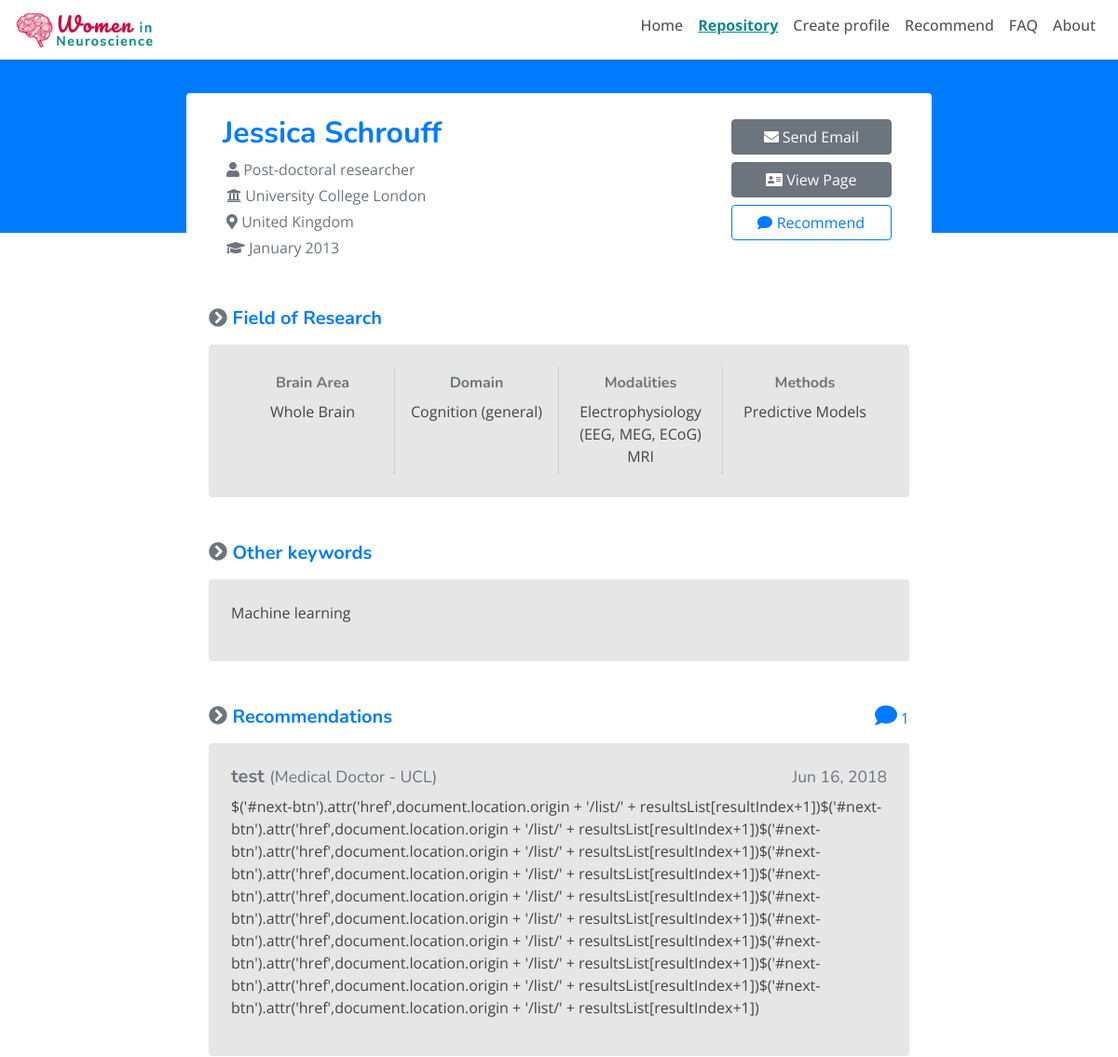
The page /list/10037/ (upper part) on the database as committed earlier.
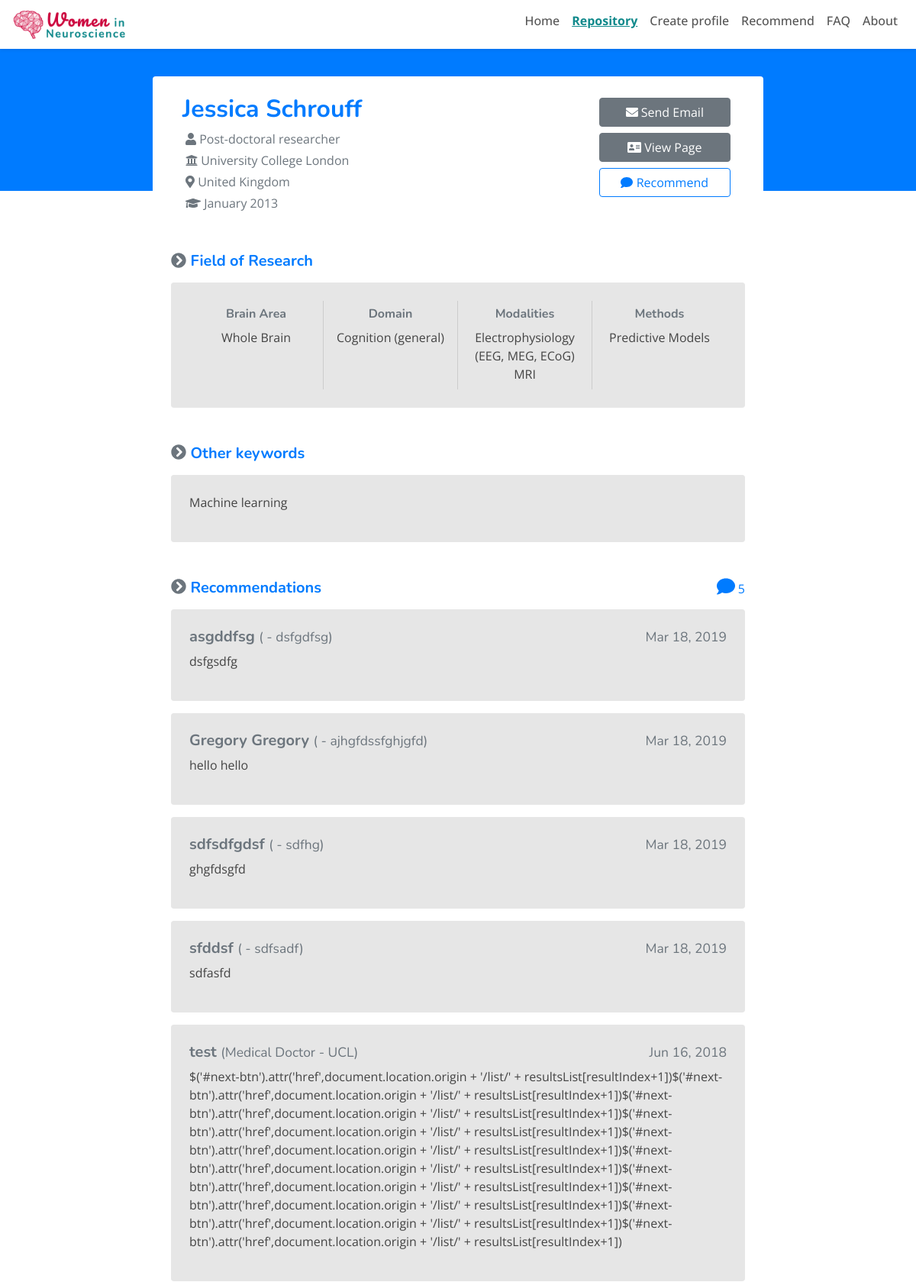
The same page on the database as committed later.
### profiles/models.py (models this page shows, shortened)
class Profile(models.Model):
    PHD = 'PhD student'
    MDR = 'Medical Doctor'
    PDR = 'Post-doctoral researcher'
    SRE = 'Senior researcher/ scientist'
    LEC = 'Lecturer'
    ATP = 'Assistant Professor'
    ACP = 'Associate Professor'
    PRF = 'Professor'
    DIR = 'Group leader/ Director/ Head of Department'
    POSITION_CHOICES = (
        (PHD, 'PhD student'),
        (MDR, 'Medical Doctor'),
        (PDR, 'Post-doctoral researcher'),
        (SRE, 'Senior researcher/ scientist'),
        (LEC, 'Lecturer'),
        (ATP, 'Assistant Professor'),
        (ACP, 'Associate Professor'),
        (PRF, 'Professor'),
        (DIR, 'Group leader/ Director/ Head of Department')
    )
    MONTHS_CHOICES = (
        ('01', 'January'),
        ('02', 'February'),
        ('03', 'March'),
        ('04', 'April'),
        ('05', 'May'),
        ('06', 'June'),
        ('07', 'July'),
        ('08', 'August'),
        ('09', 'September'),
        ('10', 'October'),
        ('11', 'November'),
        ('12', 'December')
    )
    STRUCTURE_CHOICES = (
        ('N', 'Neuron'),
        ('L', 'Layer'),
        ('C', 'Column'),
        ('R', 'Region'),
        ('W', 'Whole Brain')
    )
    MODALITIES_CHOICES = (
        ('EP', 'Electrophysiology (EEG, MEG, ECoG)'),
        ('OE', 'Other electrophysiology'),
        ('MR', 'MRI'),
        ('PE', 'PET'),
        ('DT', 'DTI'),
        ('BH', 'Behavioural'),
        ('ET', 'Eye Tracking'),
        ('BS', 'Brain Stimulation'),
        ('GT', 'Genetics'),
        ('FN', 'fNIRS'),
        ('LE','Lesions and Inactivations'),
    )
    METHODS_CHOICES = (
        ('UV', 'Univariate'),
        ('MV', 'Multivariate'),
        ('PM', 'Predictive Models'),
        ('DC', 'DCM'),
        ('CT', 'Connectivity'),
        ('CM', 'Computational Modeling'),
        ('AM', 'Animal Models')
    )
    DOMAINS_CHOICES = (
        ('CG', 'Cognition (general)'),
        ('MM', 'Memory'),
        ('SS', 'Sensory systems'),
        ('MO', 'Motor Systems'),
        ('LG', 'Language'),
        ('EM', 'Emotion'),
        ('PN', 'Pain'),
        ('LE', 'Learning'),
        ('AT', 'Attention'),
        ('DE', 'Decision Making'),
        ('DV', 'Developmental'),
        ('SL', 'Sleep'),
        ('CN', 'Consciousness'),
        ('CL', 'Clinical (general)'),
        ('DM', 'Dementia'),
        ('PK', 'Parkinson'),
        ('DD', 'Other degenerative diseases'),
        ('PS', 'Psychiatry'),
        ('AD', 'Addiction'),
        ('ON', 'Oncology'),
        ('EV', 'Evolutionary'),
        ('CM', 'Cellular and Molecular'),
        ('BI', 'Bioinformatics'),
        ('NC', 'Neuropharmacology')
    )
    name = models.CharField(max_length=100, blank=False)
    email = models.EmailField(blank=True)
    webpage = models.URLField(blank=True)
    institution = models.CharField(max_length=100, blank=False)
    country = models.ForeignKey(Country, on_delete=models.CASCADE)
    position = models.CharField(max_length=50, choices=POSITION_CHOICES, blank=True)
    grad_month = models.CharField(max_length=2, choices=MONTHS_CHOICES, blank=True)
    grad_year = models.CharField(max_length=4, blank=True)
    brain_structure = MultiSelectField(choices=STRUCTURE_CHOICES, blank=True)
    modalities = MultiSelectField(choices=MODALITIES_CHOICES, blank=True)
    methods = MultiSelectField(choices=METHODS_CHOICES, blank=True)
    domains = MultiSelectField(choices=DOMAINS_CHOICES, blank=True)
    keywords = models.CharField(max_length=250, blank=True)
    publish_date = models.DateTimeField(default=timezone.now)
    last_updated = models.DateTimeField(auto_now=True)
    class Meta:
        ordering = ['name', 'institution', 'last_updated']
    def brain_structure_labels(self):
        return [dict(self.STRUCTURE_CHOICES).get(item, item) for item in self.brain_structure]
    def modalities_labels(self):
        return [dict(self.MODALITIES_CHOICES).get(item, item) for item in self.modalities]
    def methods_labels(self):
        return [dict(self.METHODS_CHOICES).get(item, item) for item in self.methods]
    def domains_labels(self):
        return [dict(self.DOMAINS_CHOICES).get(item, item) for item in self.domains]
    def grad_month_labels(self):
        return dict(self.MONTHS_CHOICES).get(self.grad_month)

class Country(models.Model):
    code = models.CharField(max_length=3, blank=False, unique=True)
    name = models.CharField(max_length=60, blank=False)
    is_under_represented = models.BooleanField(default=False)
    class Meta:
        verbose_name_plural = 'countries'
        ordering = ['name']
    def __str__(self):
        return self.name

class Recommendation(models.Model):
    PHD = 'PhD student'
    MDR = 'Medical Doctor'
    PDR = 'Post-doctoral researcher'
    SRE = 'Senior researcher/ scientist'
    LEC = 'Lecturer'
    ATP = 'Assistant Professor'
    ACP = 'Associate Professor'
    PRF = 'Professor'
    DIR = 'Group leader/ Director/ Head of Department'
    POSITION_CHOICES = (
        (PHD, 'PhD student'),
        (MDR, 'Medical Doctor'),
        (PDR, 'Post-doctoral researcher'),
        (SRE, 'Senior researcher/ scientist'),
        (LEC, 'Lecturer'),
        (ATP, 'Assistant Professor'),
        (ACP, 'Associate Professor'),
        (PRF, 'Professor'),
        (DIR, 'Group leader/ Director/ Head of Department')
    )
    profile = models.ForeignKey(Profile, on_delete=models.CASCADE)
    reviewer_name = models.CharField(max_length=100, blank=False)
    reviewer_email = models.EmailField(blank=False)
    reviewer_position = models.CharField(max_length=50, choices=POSITION_CHOICES, blank=True)
    reviewer_institution = models.CharField(max_length=100, blank=False)
    seen_at_conf = models.BooleanField()
    comment = models.TextField(blank=False)
    publish_date = models.DateTimeField(auto_now_add=True)
    last_updated = models.DateTimeField(auto_now=True)
    class Meta:
        ordering = ['-last_updated']

### profiles/views.py (the view)
# urls.py: path('list/<int:pk>/', views.ProfileDetail.as_view(), name='detail'),
class ProfileDetail(DetailView):
    model = Profile

### profiles/templates/profiles/profile_detail.html (shortened to what this page needs)
{% extends "base.html" %}
{% load bootstrap4 %}
{% load static %}
 {% block css %}
	{{ block.super }}
	<link rel="stylesheet" type="text/css" href="{% static 'profiles/css/style.css' %}?v=3" />
{% endblock css %}
{% block nav-repository-classes %}active{% endblock nav-repository-classes %}
{% block content %}
<div class="container-fluid">
	<div class="row no-gutters">
		<div class="col-xs-6 col-sm-8 col-md-9 text-muted details-grey">
			<h2 class="text-primary font-weight-bold">{{ profile.name }}</h2>
			<p class="m-1"><i class="fas fa-user"></i> {{ profile.position }}</p>
			<p class="m-1"><i class="fas fa-university"></i> {{ profile.institution }}</p>
			<p class="m-1"><i class="fas fa-map-marker-alt"></i> {{ profile.country }}</p>
			{% if profile.grad_year %}<p class="m-1"><i class="fas fa-graduation-cap"></i> {{ profile.grad_month_labels }} {{ profile.grad_year }}</p>{% endif %}
		</div>
		<div class="col-xs-6 col-sm-4 col-md-3">
			<div class="d-flex flex-column">
				<a class="btn pill-btn text-white btn-secondary m-1{% if profile.email == "" %} disabled{% endif %}" href="mailto:{{ profile.email }}">
					<i class="fas fa-envelope"></i> Send Email</a>
				<a class="btn pill-btn text-white btn-secondary m-1{% if profile.webpage == "" %} disabled{% endif %}" href="{{ profile.webpage }}" target="_blank">
					<i class="fas fa-address-card"></i> View Page</a>
				<a class="btn pill-btn btn-outline-primary m-1" href="{% url 'profiles:recommend_profile' profile.id %}">
					<i class="fas fa-comment"></i> Recommend</a>
			</div>
		</div>
	</div>
</div>
<div id="field-of-research">
	<h5 class="text-primary font-weight-bold mt-5">
		<span class="text-secondary"><i class="fas fa-chevron-circle-right"></i></span>
		Field of Research
	</h5>
	<div id="field-of-research-list" class="w-100 p-4 mt-3 d-flex flex-row grey-bg rounded">
		<div class="w-25 p-2 text-center">
			<h6 class="text-secondary font-weight-bold">Brain Area</h6>
			<ul class="list-group list-group-flush">
				{% for structure in profile.brain_structure_labels %}
				<li class="list-group-item grey-bg" style="border: none; padding: 0;">{{ structure }} </li>
				{% endfor %}
			</ul>
		</div>
		<div class="w-25 p-2 text-center">
			<h6 class="text-secondary font-weight-bold">Domain</h6>
			<ul class="list-group list-group-flush">
				{% for domain in profile.domains_labels %}
				<li class="list-group-item grey-bg" style="border: none; padding: 0;">{{ domain }} </li>
				{% endfor %}
			</ul>
		</div>
		<div class="w-25 p-2 text-center">
			<h6 class="text-secondary font-weight-bold">Modalities</h6>
			<ul class="list-group list-group-flush">
				{% for modality in profile.modalities_labels %}
				<li class="list-group-item grey-bg" style="border: none; padding: 0;">{{ modality }} </li>
				{% endfor %}
			</ul>
		</div>
		<div class="w-25 p-2 text-center">
			<h6 class="text-secondary font-weight-bold">Methods</h6>
			<ul class="list-group list-group-flush">
				{% for method in profile.methods_labels %}
				<li class="list-group-item grey-bg" style="border: none; padding: 0;">{{ method }} </li>
				{% endfor %}
			</ul>
		</div>
	</div>
</div>
{% if profile.keywords %}
<div id="keywords">
	<h5 class="text-primary font-weight-bold mt-5">
		<span class="text-secondary"><i class="fas fa-chevron-circle-right"></i></span>
		Other keywords
	</h5>
	<div class="grey-bg p-4 mt-3 rounded">
		<p>{{ profile.keywords }}</p>
	</div>
</div>
{% endif %}
<div id="recommendations">
	<h5 class="text-primary font-weight-bold mt-5">
		<span class="text-secondary"><i class="fas fa-chevron-circle-right"></i></span>
			Recommendations
	</h5>
	{% if profile.recommendation_set.all %}
	<span class="text-primary float-right" style="margin-top:-34px;"><i class="fas fa-comment num-rec"></i> {{ profile.recommendation_set.all|length }}</span>
		<ul id="profile-quotes" class="list-unstyled">
		{% for recommendation in profile.recommendation_set.all %}
			<li class="quote grey-bg p-4 mt-3 rounded">
				<h5 class="quote-reviewer text-secondary font-weight-bold">{{ recommendation.reviewer_name }}
				<small>({{ recommendation.reviewer_position }} - {{ recommendation.reviewer_institution }})</small>
				<small class="text-muted float-right quote-date">{{ recommendation.publish_date|date:"M d, Y" }}</small>
				</h5>
				<blockquote><p>{{ recommendation.comment }}</p></blockquote>
			</li>
		{% endfor %}
		</ul>
	{% endif %}
</div>
{% endblock content %}

### templates/base.html (shortened to what this page needs)
{% load bootstrap4 %}
{% load static %}
<!DOCTYPE html>
<html lang="en">
<head>
	{% block css %}
		{% bootstrap_css %}
		<link rel="stylesheet" type="text/css" href="{% static 'css/global.css' %}" />
	{% endblock css %}
</head>
<body>
	<nav class="navbar fixed-top navbar-custom navbar-light shadow-sm navbar-expand-md">
		<a class="navbar-brand" href="{% url 'profiles:home' %}">
			<img src="{% static 'images/logo_fill_triangles_wb.png' %}" height="38px">
		</a>
		<div class="collapse navbar-collapse" id="navbarNavAltMarkup">
			<ul class="nav navbar-nav ml-auto">
				<li class="nav-item {% block nav-home-classes %}{% endblock nav-home-classes %}">
					<a class="nav-link h6" href="{% url 'profiles:home' %}">Home</a>
				</li>
				<li class="nav-item {% block nav-repository-classes %}{% endblock nav-repository-classes %}">
					<a class="nav-link h6" href="{% url 'profiles:index' %}">Repository</a>
				</li>
				<li class="nav-item {% block nav-create-classes %}{% endblock nav-create-classes %}">
					<a class="nav-link h6" href="{% url 'profiles:create' %}">Create profile</a>
				</li>
				<li class="nav-item {% block nav-recommend-classes %}{% endblock nav-recommend-classes %}">
					<a class="nav-link h6" href="{% url 'profiles:recommend' %}">Recommend</a>
				</li>
				<li class="nav-item {% block nav-faq-classes %}{% endblock nav-faq-classes %}">
					<a class="nav-link h6" href="{% url 'faq' %}">FAQ</a>
				</li>
				<li class="nav-item {% block nav-about-classes %}{% endblock nav-about-classes %}">
					<a class="nav-link h6" href="{% url 'about' %}">About</a>
				</li>
			</ul>
		</div>
	</nav>
	{% block page_container %}
	<div id="page-container" class="row no-gutters">
		<div id="content" class="bg-white rounded-top p-4 offset-md-1 col-md-10 offset-lg-2 col-lg-8">
			{% block content %}
			{% endblock content %}
		</div>
	</div>
	{% endblock page_container %}
</body>
</html>

### static/css/global.css (style rules this page uses)
body { font-family:'Open Sans', 'Lato', sans-serif; }
h1, h2, h3, h4, h5, h6 { font-family:'Nunito', 'Lato', sans-serif; }
.navbar-custom { background-color: white; }
.navbar-custom .navbar-brand, .navbar-custom .navbar-text { color: #555; }
.navbar-custom .navbar-nav .nav-link { color: #555; }
.navbar-custom .nav-item.active .nav-link { color: #10898B; text-decoration: underline; font-weight: bold; }
.grey-bg { background-color: #e6e6e6; color: #444; }

### profiles/static/profiles/css/style.css (style rules this page uses)
.num-rec { font-size: 24px; }
#field-of-research-list>div { border-right: 1px solid #ccc; }
#field-of-research-list>div:last-child { border-right: none; }
li.quote .quote-date { line-height: 1.6rem; }

Rows that differ between the two databases and show on the page:
computed for Profile "Jessica Schrouff": recommendation_set.all|length "1" → "5"
added Recommendation: reviewer_name "asgddfsg", reviewer_institution "dsfgdfsg", publish_date "Mar 18, 2019", comment "dsfgsdfg"
added Recommendation: reviewer_name "Gregory Gregory", reviewer_institution "ajhgfdssfghjgfd", publish_date "Mar 18, 2019", comment "hello hello"
added Recommendation: reviewer_name "sdfsdfgdsf", reviewer_institution "sdfhg", publish_date "Mar 18, 2019", comment "ghgfdsgfd"
added Recommendation: reviewer_name "sfddsf", reviewer_institution "sdfsadf", publish_date "Mar 18, 2019", comment "sdfasfd"
